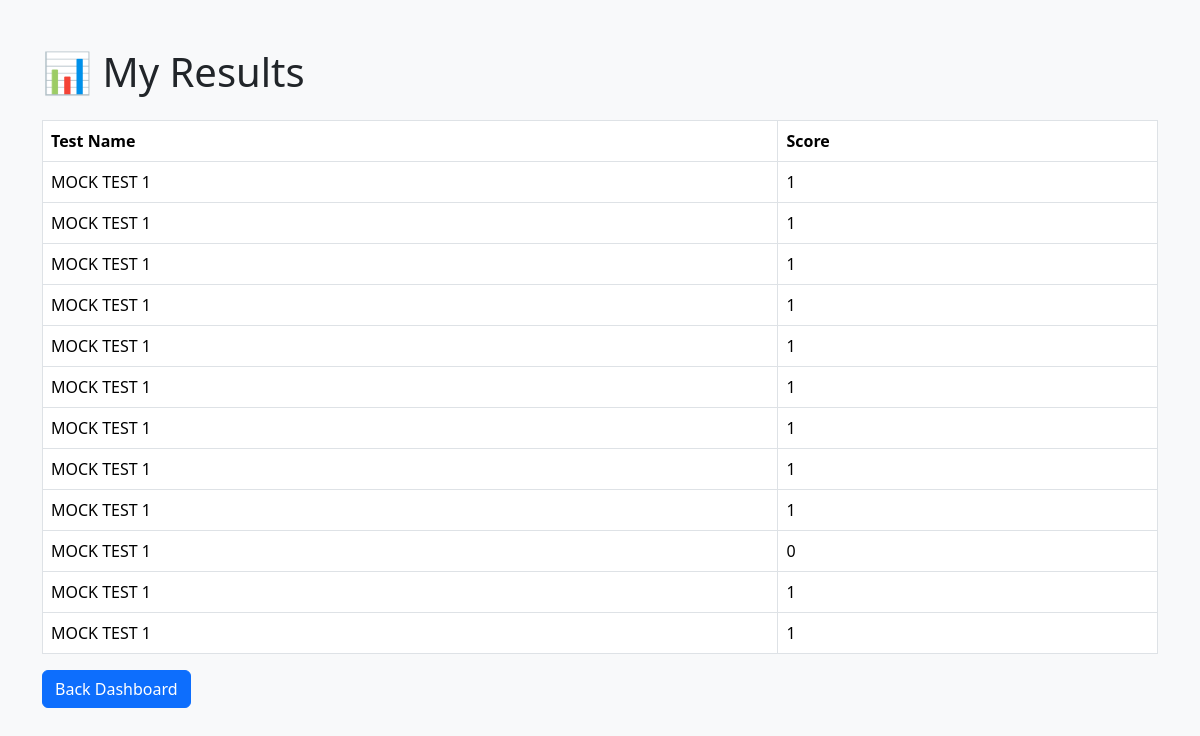
The app's page /my_results (signed in), older data.
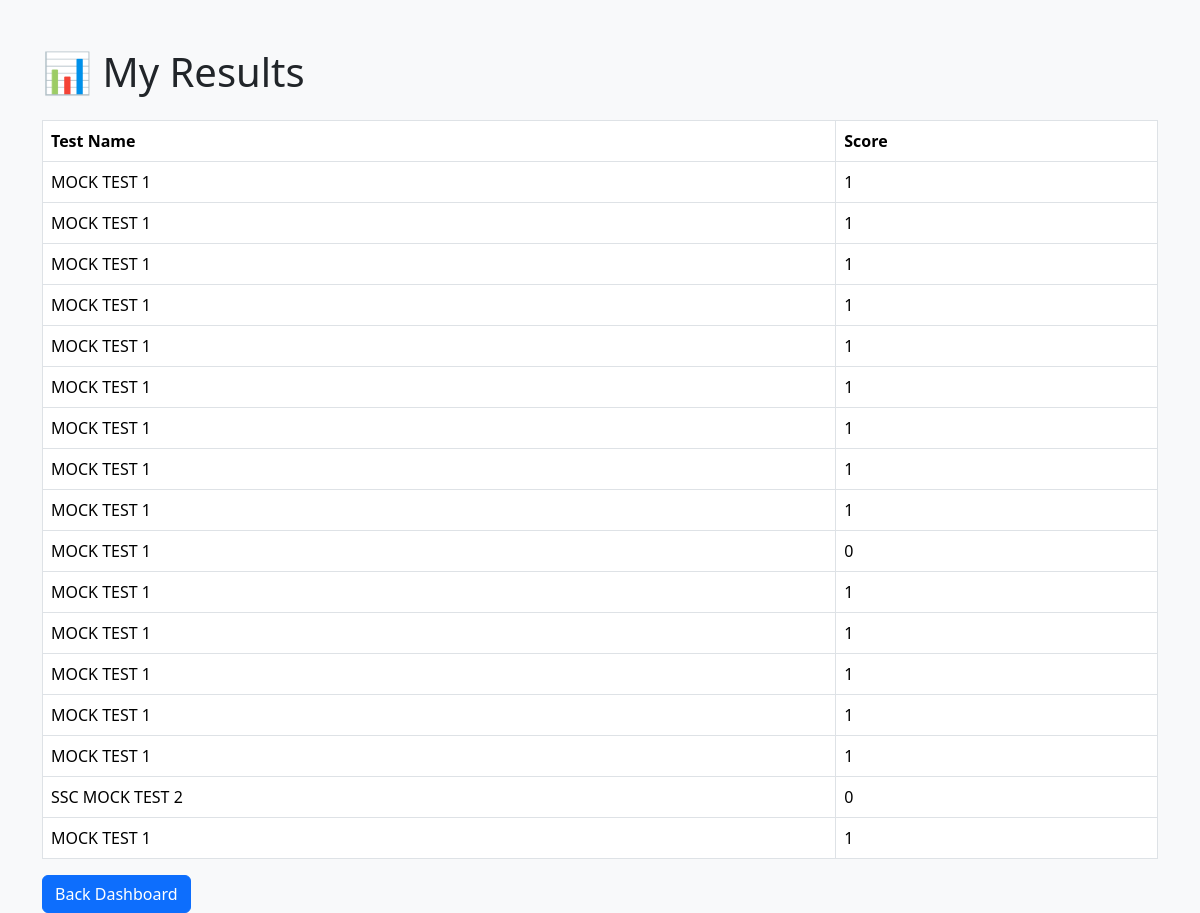
The same page, newer data.
### tables this page shows
CREATE TABLE results(
    id INTEGER PRIMARY KEY AUTOINCREMENT,
    user_id INTEGER,
    test_id INTEGER,
    score INTEGER
);

CREATE TABLE tests(
    id INTEGER PRIMARY KEY AUTOINCREMENT,
    test_name TEXT NOT NULL,
    category_id INTEGER,
    duration INTEGER
);

### app.py (the view)
@app.route("/my_results")
def my_results():
    if "user_id" not in session:
        return redirect("/login")
    conn = sqlite3.connect("mocktest.db")
    cursor = conn.cursor()
    cursor.execute(
        """
        SELECT tests.test_name,
               results.score
        FROM results
        JOIN tests
        ON results.test_id = tests.id
        WHERE results.user_id = ?
        """,
        (session["user_id"],)
    )
    results = cursor.fetchall()
    conn.close()
    return render_template(
        "my_results.html",
        results=results
    )

### templates/my_results.html (shortened to what this page needs)
<!DOCTYPE html>
<html>
<head>
<link href="https://cdn.jsdelivr.net/npm/bootstrap@5.3.3/dist/css/bootstrap.min.css" rel="stylesheet">
</head>
<body class="bg-light">
<div class="container mt-5">
<h1 class="mb-4">
📊 My Results
</h1>
<table class="table table-bordered bg-white">
<tr>
<th>Test Name</th>
<th>Score</th>
</tr>
{% for result in results %}
<tr>
<td>{{ result[0] }}</td>
<td>{{ result[1] }}</td>
</tr>
{% endfor %}
</table>
<a href="/dashboard"
class="btn btn-primary">
Back Dashboard
</a>
</div>
</body>
</html>

Row changes from the older to the newer data that the page shows:
added results: test_name "MOCK TEST 1", score "1"
added results: test_name "MOCK TEST 1", score "1"
added results: test_name "MOCK TEST 1", score "1"
added results: test_name "SSC MOCK TEST 2", score "0"
added results: test_name "MOCK TEST 1", score "1"
